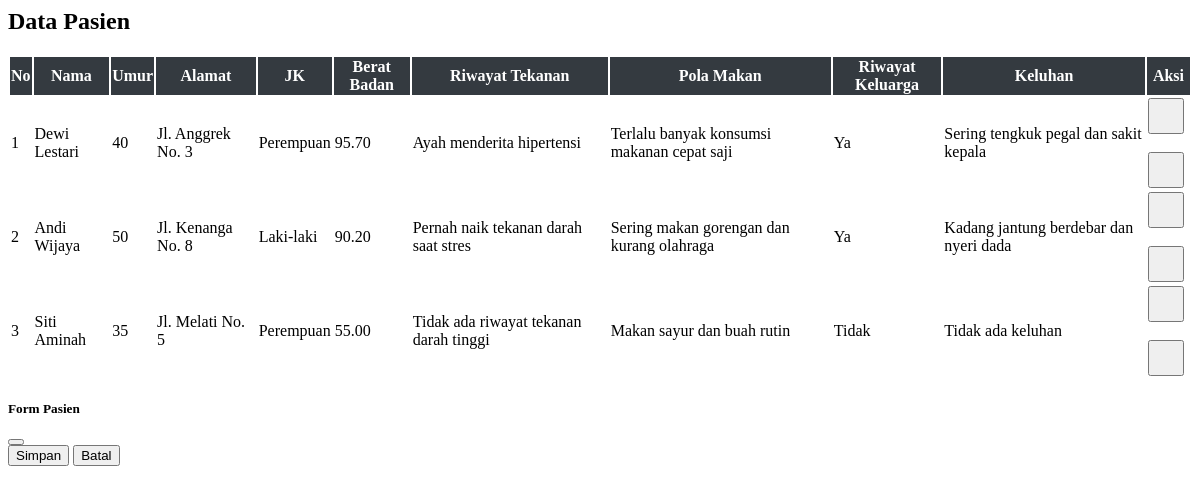
Before: /pasien.php with the older database file.
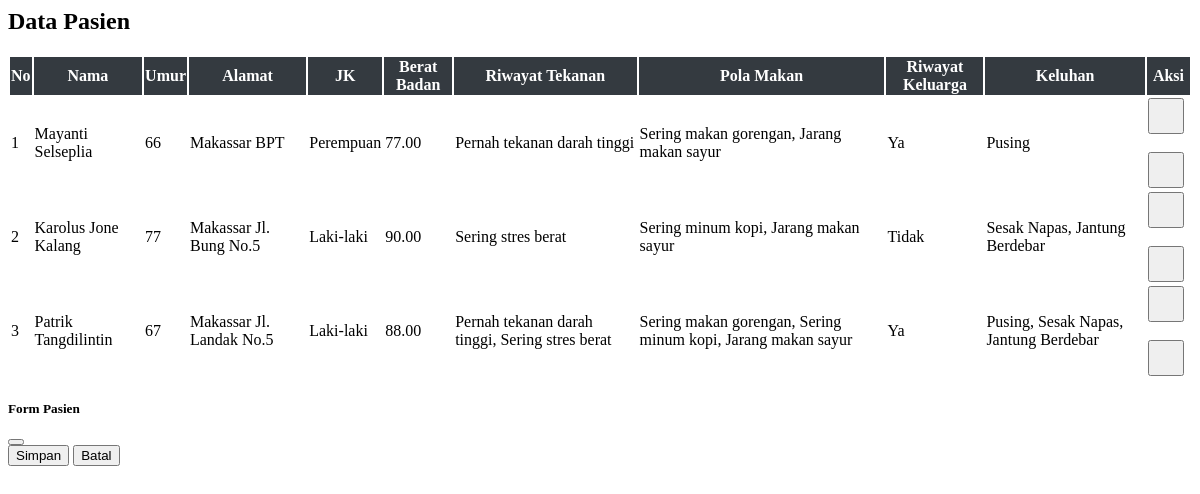
After: the same page with the newer database file.
### tables this page shows
CREATE TABLE `212341_pasien` (
  `212341_pasien_id` int NOT NULL,
  `212341_nama` varchar(100) NOT NULL,
  `212341_umur` int NOT NULL,
  `212341_alamat` varchar(255) DEFAULT NULL,
  `212341_jk` enum('Laki-laki','Perempuan') NOT NULL,
  `212341_berat_badan` decimal(5,2) DEFAULT NULL,
  `212341_riwayat_tekanan` text,
  `212341_pola_makan` text,
  `212341_riwayat_keluarga` enum('Ya','Tidak') DEFAULT 'Tidak',
  `212341_keluhan` text,
  `212341_created_at` timestamp NULL DEFAULT CURRENT_TIMESTAMP
);

### pasien.php (the view, shortened to what this page needs)
<?php
include "config.php";
$res=$conn->query("SELECT * FROM 212341_pasien ORDER BY 212341_pasien_id DESC");
$rows=$res?$res->fetch_all(MYSQLI_ASSOC):[];
?>
<h2 class="mb-4">Data Pasien</h2>
<table class="table table-bordered table-striped" id="tablePasien">
<thead>
<tr>
<th>No</th>
<th>Nama</th>
<th>Umur</th>
<th>Alamat</th>
<th>JK</th>
<th>Berat Badan</th>
<th>Riwayat Tekanan</th>
<th>Pola Makan</th>
<th>Riwayat Keluarga</th>
<th>Keluhan</th>
<th>Aksi</th>
</tr>
</thead>
<tbody>
<?php $no=1; foreach($rows as $r): ?>
<tr>
<td class="text-center"><?= $no++ ?></td>
<td><?= htmlspecialchars($r['212341_nama']) ?></td>
<td class="text-center"><?= $r['212341_umur'] ?></td>
<td><?= htmlspecialchars($r['212341_alamat']) ?></td>
<td class="text-center"><?= $r['212341_jk'] ?></td>
<td class="text-center"><?= $r['212341_berat_badan'] ?></td>
<td><?= htmlspecialchars($r['212341_riwayat_tekanan']) ?></td>
<td><?= htmlspecialchars($r['212341_pola_makan']) ?></td>
<td><?= $r['212341_riwayat_keluarga'] ?></td>
<td><?= htmlspecialchars($r['212341_keluhan']) ?></td>
<td class="text-center td-actions">
    <button class="btn btn-primary btnEdit" data-id="<?= $r['212341_pasien_id'] ?>">
    </button>
    <br><br>
    <button class="btn btn-danger btnHapus" data-id="<?= $r['212341_pasien_id'] ?>">
    </button>
</td>
</tr>
<?php endforeach; ?>
</tbody>
</table>
<div class="modal fade" id="modalForm" tabindex="-1">
<div class="modal-dialog modal-lg">
<div class="modal-content">
<form id="formPasien">
<div class="modal-header">
    <h5>Form Pasien</h5>
    <button type="button" class="btn-close" data-bs-dismiss="modal"></button>
</div>
<div class="modal-footer">
    <button type="submit" class="btn btn-success">Simpan</button>
    <button type="button" class="btn btn-secondary" data-bs-dismiss="modal">Batal</button>
</div>
</form>
</div>
</div>
</div>

### pasien.php (style rules this page uses)
#tablePasien th { text-align: center; vertical-align: middle; background-color: #343a40; color: #fff; }
#tablePasien td { vertical-align: middle; }
.td-actions .btn { width: 36px; height: 36px; padding: 0; margin-right: 5px; display: inline-flex; justify-content: center; align-items: center; }

Changed rows visible on the page:
removed 212341_pasien: 212341_nama "Dewi Lestari", 212341_umur "40", 212341_alamat "Jl. Anggrek No. 3", 212341_jk "Perempuan", 212341_berat_badan "95.70", 212341_riwayat_tekanan "Ayah menderita hipertensi", 212341_pola_makan "Terlalu banyak konsumsi makanan cepat saji", 212341_riwayat_keluarga "Ya", 212341_keluhan "Sering tengkuk pegal dan sakit kepala"
removed 212341_pasien: 212341_nama "Andi Wijaya", 212341_umur "50", 212341_alamat "Jl. Kenanga No. 8", 212341_jk "Laki-laki", 212341_berat_badan "90.20", 212341_riwayat_tekanan "Pernah naik tekanan darah saat stres", 212341_pola_makan "Sering makan gorengan dan kurang olahraga", 212341_riwayat_keluarga "Ya", 212341_keluhan "Kadang jantung berdebar dan nyeri dada"
removed 212341_pasien: 212341_nama "Siti Aminah", 212341_umur "35", 212341_alamat "Jl. Melati No. 5", 212341_jk "Perempuan", 212341_berat_badan "55.00", 212341_riwayat_tekanan "Tidak ada riwayat tekanan darah tinggi", 212341_pola_makan "Makan sayur dan buah rutin", 212341_riwayat_keluarga "Tidak", 212341_keluhan "Tidak ada keluhan"
added 212341_pasien: 212341_nama "Mayanti Selseplia", 212341_umur "66", 212341_alamat "Makassar BPT", 212341_jk "Perempuan", 212341_berat_badan "77.00", 212341_riwayat_tekanan "Pernah tekanan darah tinggi", 212341_pola_makan "Sering makan gorengan, Jarang makan sayur", 212341_riwayat_keluarga "Ya", 212341_keluhan "Pusing"
added 212341_pasien: 212341_nama "Karolus Jone Kalang", 212341_umur "77", 212341_alamat "Makassar Jl. Bung No.5", 212341_jk "Laki-laki", 212341_berat_badan "90.00", 212341_riwayat_tekanan "Sering stres berat", 212341_pola_makan "Sering minum kopi, Jarang makan sayur", 212341_riwayat_keluarga "Tidak", 212341_keluhan "Sesak Napas, Jantung Berdebar"
added 212341_pasien: 212341_nama "Patrik Tangdilintin", 212341_umur "67", 212341_alamat "Makassar Jl. Landak No.5", 212341_jk "Laki-laki", 212341_berat_badan "88.00", 212341_riwayat_tekanan "Pernah tekanan darah tinggi, Sering stres berat", 212341_pola_makan "Sering makan gorengan, Sering minum kopi, Jarang makan sayur", 212341_riwayat_keluarga "Ya", 212341_keluhan "Pusing, Sesak Napas, Jantung Berdebar"
